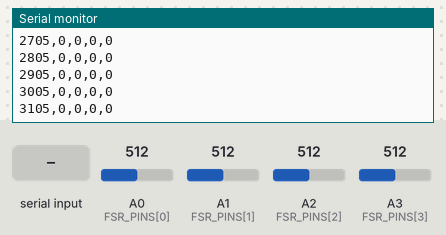
The sketch below on a simulated nRF52 board. On the bench: the last lines printed to the serial monitor. The test bench sets the inputs (shaded band); at power-on: A0 (FSR_PINS[0]) = 512, A1 (FSR_PINS[1]) = 512, A2 (FSR_PINS[2]) = 512, A3 (FSR_PINS[3]) = 512. A phone connects over Bluetooth LE 3 s after start.

Above: at 3.2 s.
3.3 s: "z" received over the second serial link
At 3.8 s:
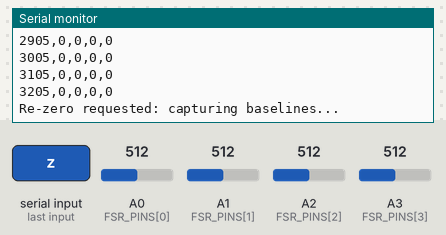
6.3 s: "r" received over the second serial link
7.8 s: A0 (FSR_PINS[0]) set to 716
At 7.88 s:
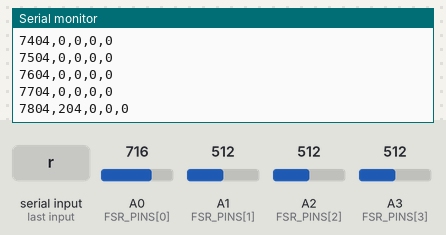
9.3 s: A1 (FSR_PINS[1]) set to 716
At 9.38 s:
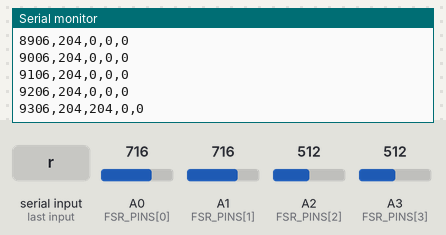
10.8 s: A2 (FSR_PINS[2]) set to 716
At 10.88 s:
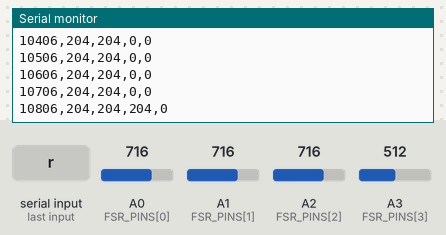
12.3 s: A3 (FSR_PINS[3]) set to 716
At 12.38 s:
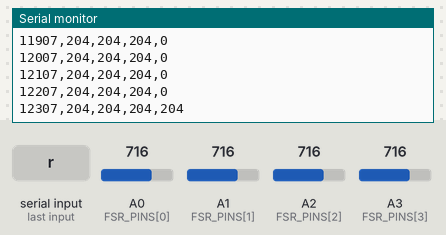
Timing chart, 0 to 14.8 s (numbered marks = the images above; inputs shaded):
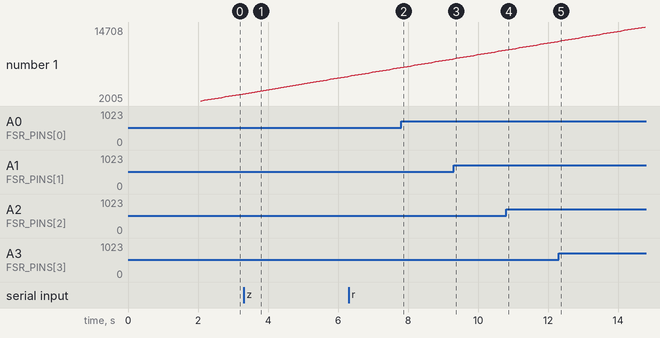

Measured:
- after the input at 3.3 s, the serial monitor: prints a new line at once (image 1)
- after the input at 7.8 s, the serial monitor: prints a new line after 0.07 s (image 2)
- after the input at 9.3 s, the serial monitor: prints a new line after 0.07 s (image 3)
- after the input at 10.8 s, the serial monitor: prints a new line after 0.07 s (image 4)
- after the input at 12.3 s, the serial monitor: prints a new line after 0.08 s (image 5)
- plotted number 1: 3205 → 6204 after the input at 3.3 s, 7704 → 9206 after the input at 7.8 s, 9206 → 10706 after the input at 9.3 s, 10706 → 12207 after the input at 10.8 s, 12207 → 14708 after the input at 12.3 s

The sketch:

phase2_palate_4ch_calibrated.ino
```cpp
// Phase 2 (ASCII, 4-channel): XIAO nRF52840 + 4 FSRs + BLE UART @ 10 Hz
//
// Reduced-channel sibling of phase2_palate_6ch_calibrated. Same protocol,
// same boot-time baseline calibration, same 'z'/'r' RX commands. Fewer
// solder joints = lower fail rate in the molded form factor under a
// tight deadline.
//
// =========================================================================
// CHANNEL MAP -- mirrored in src/services/streamer/BleStreamer.js (CHANNEL_MAP)
// =========================================================================
//
// Wire index | Logical channel | Anatomical region                 | XIAO pin
// -----------+-----------------+-----------------------------------+---------
//   adc[0]   | Molar_L         | Left posterior, molar occlusal    | A0
//   adc[1]   | Molar_R         | Right posterior, molar occlusal   | A1
//   adc[2]   | Palate_L        | Left mid hard palate              | A2
//   adc[3]   | Palate_R        | Right mid hard palate             | A3
//
// IMPORTANT: If you reorder physical wiring, update BOTH this comment AND
// the CHANNEL_MAP constant in BleStreamer.js in the SAME commit.
// =========================================================================
//
// Wire format (ASCII CSV, newline-terminated):
//   <millis>,<adc0>,<adc1>,<adc2>,<adc3>\n
//
//   * adc values are POST-baseline (relaxed mouth reads ~0 across all four)
//   * 0..4095 range (12-bit ADC, negative dips clamped to 0)
//
// =========================================================================
// HARDWARE WIRING (per channel, x4)
// =========================================================================
//   FSR top lead   -> 3V3 (shared 3.3V rail)
//   FSR bottom     -> A{n} (analog input) AND 10k pulldown to GND
//   10k pulldown   -> GND (shared ground rail)
//
//   * All four 3V3 inputs share a single power wire from the XIAO's 3V3 pin.
//   * All four GND returns share a single ground wire back to the XIAO's GND.
//   * Each channel has its own 10k pulldown -- DO NOT share pulldowns
//     across channels (causes crosstalk between FSRs).
//   * Solder the 10k pulldown directly across the FSR's two leads AT the
//     FSR, not back at the MCU. This reduces wire count from 3-per-FSR
//     to 2-per-FSR running through the silicone -- huge ergonomic win.
// =========================================================================
//
// BLE RX COMMANDS (bench writes ASCII single chars to NUS RX):
//   'z' -- re-zero baselines using next 2 seconds of input. Reply: "ZEROED\n".
//   'r' -- report current baselines as "BASELINE,b0,b1,b2,b3\n".

#include <bluefruit.h>

// --------- Channel pinout -- see CHANNEL MAP block above ---------
const int FSR_PINS[4] = { A0, A1, A2, A3 };
const int NUM_SAMPLES = 8;          // boxcar average per channel per sample

BLEUart bleuart;

// --------- Protocol constants ---------
const uint8_t  CHANNEL_COUNT      = 4;
const uint32_t SAMPLE_INTERVAL_MS = 100;    // 10 Hz output
uint32_t lastSampleMs = 0;

// --------- Baseline calibration state ---------
// Each channel captures its own resting ADC value during boot. We subtract
// the baseline at stream time so a relaxed mouth reads ~0 across all four
// channels, not ~100 (the silicone preload offset we hit in round 1).
// Re-zero can be triggered later via the 'z' BLE RX command.
const uint32_t BASELINE_DURATION_MS = 2000;   // 2 seconds per re-zero
uint16_t baseline[CHANNEL_COUNT] = {0, 0, 0, 0};

// Flag set by the BLE RX callback. The main loop checks it and runs the
// re-zero outside the ISR context so we can take our time sampling.
volatile bool rezeroRequested = false;
volatile bool reportRequested = false;

void captureBaselines() {
  // Average the same channel many times across BASELINE_DURATION_MS so
  // small fluctuations from breath/swallow get smoothed out. Run once at
  // boot, and again whenever the user holds the device still and sends 'z'
  // from the bench.
  uint32_t start = millis();
  uint32_t sum[CHANNEL_COUNT] = {0, 0, 0, 0};
  uint32_t count = 0;
  while (millis() - start < BASELINE_DURATION_MS) {
    for (uint8_t i = 0; i < CHANNEL_COUNT; i++) {
      sum[i] += (uint32_t)analogRead(FSR_PINS[i]);
    }
    count++;
    delay(5);
  }
  for (uint8_t i = 0; i < CHANNEL_COUNT; i++) {
    baseline[i] = (uint16_t)(sum[i] / (count == 0 ? 1 : count));
  }
}

// BLE RX callback fires from BLE task context. Keep it cheap: just flip a
// flag and let the main loop do the work.
void bleRxCallback(uint16_t /*conn_handle*/) {
  while (bleuart.available()) {
    int c = bleuart.read();
    if (c == 'z' || c == 'Z') rezeroRequested = true;
    else if (c == 'r' || c == 'R') reportRequested = true;
    // ignore everything else for now -- protocol stays small on purpose
  }
}

void setup() {
  Serial.begin(115200);

  // Wait briefly for USB Serial so the boot banner shows when plugged into
  // the Arduino Serial Monitor. Don't block forever -- the device must
  // still work on battery with no host attached.
  uint32_t serialWaitStart = millis();
  while (!Serial && (millis() - serialWaitStart) < 1500) {
    delay(10);
  }

  for (uint8_t i = 0; i < CHANNEL_COUNT; i++) {
    pinMode(FSR_PINS[i], INPUT);
  }

  Bluefruit.begin();
  Bluefruit.setTxPower(4);
  Bluefruit.setName("MorphoGenixSOD");

  bleuart.begin();
  bleuart.setRxCallback(bleRxCallback);
  startAdv();

  Serial.println("MorphoGenix Phase 2: 4-channel FSR over BLE UART (ASCII CSV)");
  Serial.println("Channels: Molar_L, Molar_R, Palate_L, Palate_R");

  // Initial baseline -- mouth should be relaxed / device sitting still on
  // the bench during the first 2 seconds after boot. The bench can re-zero
  // later via the 'z' command once the device is seated in the mouth.
  Serial.println("Capturing initial baselines (2s)...");
  captureBaselines();
  Serial.print("Baselines: ");
  for (uint8_t i = 0; i < CHANNEL_COUNT; i++) {
    if (i) Serial.print(",");
    Serial.print(baseline[i]);
  }
  Serial.println();
}

void loop() {
  // ---- Handle pending BLE RX commands first ----
  if (rezeroRequested) {
    rezeroRequested = false;
    Serial.println("Re-zero requested: capturing baselines...");
    captureBaselines();
    if (Bluefruit.connected()) {
      const char *ack = "ZEROED\n";
      bleuart.write((const uint8_t *)ack, 7);
    }
    Serial.print("New baselines: ");
    for (uint8_t i = 0; i < CHANNEL_COUNT; i++) {
      if (i) Serial.print(",");
      Serial.print(baseline[i]);
    }
    Serial.println();
  }
  if (reportRequested) {
    reportRequested = false;
    char msg[64];
    int len = snprintf(msg, sizeof(msg), "BASELINE,%d,%d,%d,%d\n",
                       baseline[0], baseline[1], baseline[2], baseline[3]);
    if (Bluefruit.connected() && len > 0) {
      bleuart.write((const uint8_t *)msg, (size_t)len);
    }
    Serial.print(msg);
  }

  // ---- 10 Hz sample cadence ----
  uint32_t now = millis();
  if (now - lastSampleMs < SAMPLE_INTERVAL_MS) return;
  lastSampleMs = now;

  // ---- Sample all 4 channels, subtract baseline, clamp ----
  uint16_t adc[CHANNEL_COUNT];
  for (uint8_t i = 0; i < CHANNEL_COUNT; i++) {
    int raw = readAveraged(FSR_PINS[i]);
    int corrected = raw - (int)baseline[i];
    if (corrected < 0) corrected = 0;        // clamp negative dips to 0
    if (corrected > 4095) corrected = 4095;  // 12-bit ADC ceiling
    adc[i] = (uint16_t)corrected;
  }

  // ---- Build ASCII CSV line ----
  char line[64];
  int len = snprintf(line, sizeof(line), "%lu,%u,%u,%u,%u\n",
                     (unsigned long)now,
                     adc[0], adc[1], adc[2], adc[3]);

  // ---- Mirror to Serial for Arduino IDE debugging ----
  if (len > 0) {
    Serial.print(line);
  }

  // ---- Send over BLE ----
  // We deliberately do NOT gate on bleuart.notifyEnabled() (see comments in
  // phase2_palate_1ch.ino for the full silent-stream story).
  // Bluefruit.connected() is the right gate for one-way streaming to a
  // Web Bluetooth central.
  if (Bluefruit.connected() && len > 0) {
    bleuart.write((const uint8_t *)line, (size_t)len);
  }
}

int readAveraged(int pin) {
  long sum = 0;
  for (int i = 0; i < NUM_SAMPLES; i++) {
    sum += analogRead(pin);   // 0..4095 on nRF52 in 12-bit mode
    delay(2);
  }
  return (int)(sum / NUM_SAMPLES);
}

void startAdv() {
  Bluefruit.Advertising.stop();
  Bluefruit.Advertising.clearData();

  Bluefruit.Advertising.addFlags(BLE_GAP_ADV_FLAGS_LE_ONLY_GENERAL_DISC_MODE);
  Bluefruit.Advertising.addTxPower();
  Bluefruit.Advertising.addName();
  Bluefruit.Advertising.addService(bleuart);

  Bluefruit.Advertising.restartOnDisconnect(true);
  Bluefruit.Advertising.setInterval(32, 244);   // ~20ms .. ~152.5ms
  Bluefruit.Advertising.setFastTimeout(30);

  Bluefruit.Advertising.start(0);   // never time out
}
```
